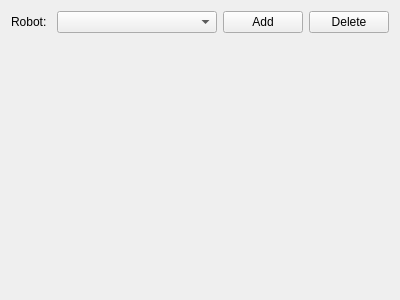
<?xml version="1.0" encoding="UTF-8"?>
<ui version="4.0">
 <class>RobotOuterWidget</class>
 <widget class="QWidget" name="RobotOuterWidget">
  <property name="geometry">
   <rect>
    <x>0</x>
    <y>0</y>
    <width>400</width>
    <height>300</height>
   </rect>
  </property>
  <property name="windowTitle">
   <string>Form</string>
  </property>
  <layout class="QVBoxLayout" name="verticalLayout" stretch="1,4">
   <item>
    <layout class="QHBoxLayout" name="horizontalLayout" stretch="1,4,1,1">
     <item>
      <widget class="QLabel" name="label">
       <property name="text">
        <string>Robot:</string>
       </property>
      </widget>
     </item>
     <item>
      <widget class="QComboBox" name="options"/>
     </item>
     <item>
      <widget class="QPushButton" name="add">
       <property name="text">
        <string>Add</string>
       </property>
      </widget>
     </item>
     <item>
      <widget class="QPushButton" name="remove">
       <property name="text">
        <string>Delete</string>
       </property>
      </widget>
     </item>
    </layout>
   </item>
   <item>
    <widget class="rip::gui::tebplanner::RobotInnerWidget" name="widget" native="true"/>
   </item>
  </layout>
 </widget>
 <customwidgets>
  <customwidget>
   <class>rip::gui::tebplanner::RobotInnerWidget</class>
   <extends>QWidget</extends>
   <header>teb_planner_gui/robot_inner_widget.hpp</header>
   <container>1</container>
  </customwidget>
 </customwidgets>
 <resources/>
 <connections/>
</ui>
